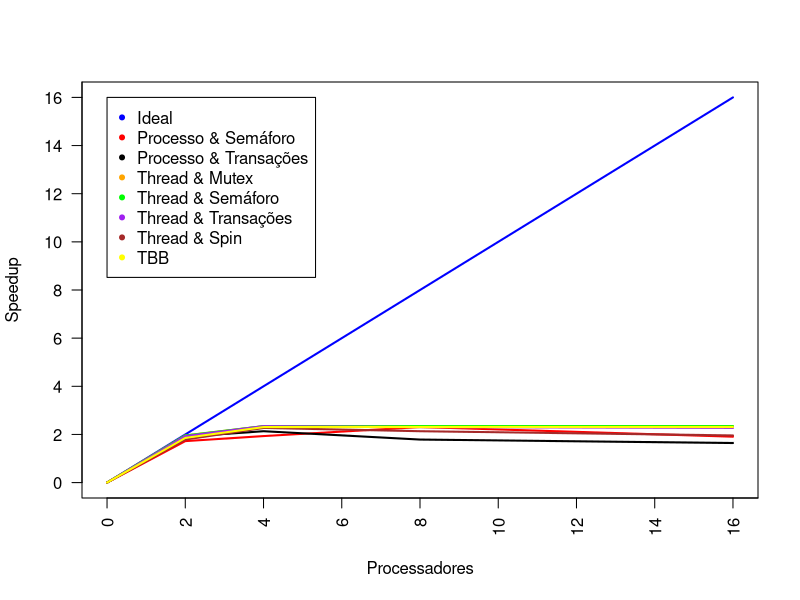

This chart was generated by the following R code:
colors  <- c('blue', 'red', 'black', 'orange', 'green', 'purple',
            'brown', 'yellow');

legends <- c("Ideal",
              "Processo & Semáforo",
              "Processo & Transações",
              "Thread & Mutex",
              "Thread & Semáforo",
              "Thread & Transações",
              "Thread & Spin",
              "TBB")

ideal <- c(0, 2, 4, 8, 16)
processador <- c(0, 2, 4, 8, 16)

speedup_proces_sem   <- c(0, 1.72289156627, 1.93243243243, 2.3064516129
                          ,1.90666666667)
speedup_proces_trans <- c(0, 1.90666666667, 2.13432835821, 1.7875,
                          1.64367816092)
speedup_thread_mutex <- c(0, 1.95890410959, 2.34426229508, 
                          2.34426229508,2.34426229508)
speedup_thread_sem   <- c(0, 1.95890410959, 2.34426229508, 
                          2.34426229508, 2.34426229508)
speedup_thread_spin  <- c(0, 1.93243243243, 2.34426229508, 
                          2.3064516129, 2.26984126984)
speedup_thread_trans <- c(0, 1.7875, 2.26984126984, 2.13432835821,
                          1.95890410959)
speedup_tbb          <- c(0, 1.85714285714, 2.3064516129, 2.3064516129,
                 2.3064516129)

plot(c(0, 2, 4, 8, 16),c(0, 2, 4, 8, 16), type='n', xlab=NA, ylab=NA, 
     axes=FALSE)
axis(1, las=2, at=2*0:16)
axis(2, las=2, at=2*0:16)
box()

lines(processador, ideal, col = colors[1], lwd = 2)
lines(processador, speedup_proces_sem, col = colors[2], lwd = 2)
lines(processador, speedup_proces_trans, col = colors[3], lwd = 2)
lines(processador, speedup_thread_mutex, col = colors[4], lwd = 2)
lines(processador, speedup_thread_sem, col = colors[5], lwd = 2)
lines(processador, speedup_thread_spin, col = colors[6], lwd = 2)
lines(processador, speedup_thread_trans, col = colors[7], lwd = 2)
lines(processador, speedup_tbb, col = colors[8], lwd = 2)

legend(0, 16, legends, col = colors, pch=rep(20,2))
title(xlab = "Processadores", ylab = "Speedup")

save.image()
